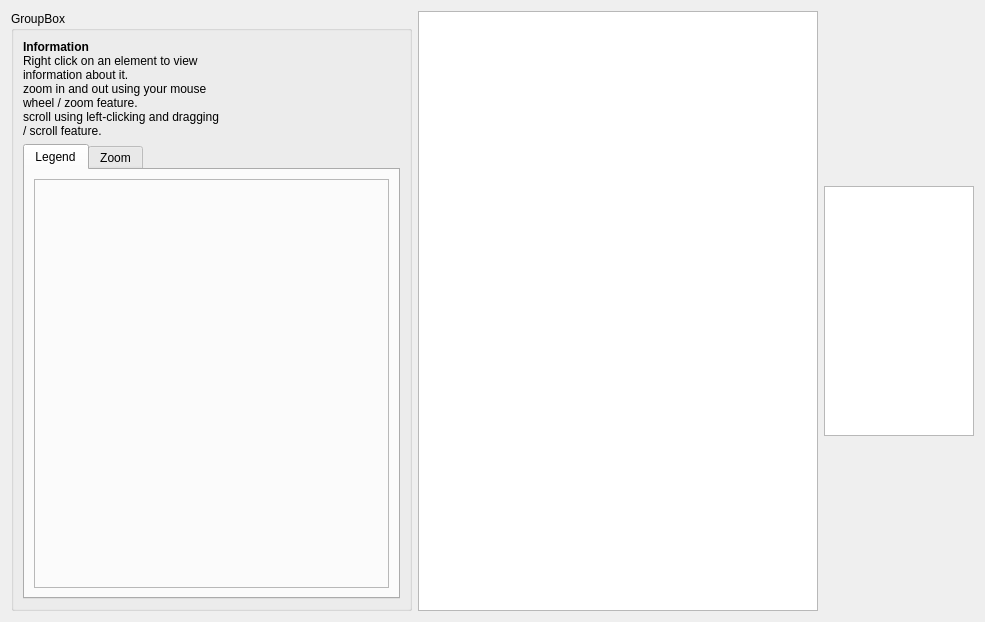
<ui version="4.0" >
 <class>isotopeWidget</class>
 <widget class="QWidget" name="isotopeWidget" >
  <property name="geometry" >
   <rect>
    <x>0</x>
    <y>0</y>
    <width>985</width>
    <height>622</height>
   </rect>
  </property>
  <layout class="QGridLayout" name="gridLayout" >
   <item row="0" column="0" >
    <widget class="QGroupBox" name="groupBox" >
     <property name="title" >
      <string>GroupBox</string>
     </property>
     <layout class="QVBoxLayout" name="verticalLayout" >
      <item>
       <widget class="QLabel" name="label" >
        <property name="sizePolicy" >
         <sizepolicy vsizetype="Preferred" hsizetype="Minimum" >
          <horstretch>0</horstretch>
          <verstretch>0</verstretch>
         </sizepolicy>
        </property>
        <property name="maximumSize" >
         <size>
          <width>200</width>
          <height>16777215</height>
         </size>
        </property>
        <property name="text" >
         <string>&lt;!DOCTYPE HTML PUBLIC "-//W3C//DTD HTML 4.0//EN" "http://www.w3.org/TR/REC-html40/strict.dtd">
&lt;html>&lt;head>&lt;meta name="qrichtext" content="1" />&lt;style type="text/css">
p, li { white-space: pre-wrap; }
&lt;/style>&lt;/head>&lt;body style=" font-family:'DejaVu Sans'; font-size:9pt; font-weight:400; font-style:normal;">
&lt;p style=" margin-top:0px; margin-bottom:0px; margin-left:0px; margin-right:0px; -qt-block-indent:0; text-indent:0px;">&lt;span style=" font-weight:600;">Information&lt;/span>&lt;/p>
&lt;p style=" margin-top:0px; margin-bottom:0px; margin-left:0px; margin-right:0px; -qt-block-indent:0; text-indent:0px; font-weight:600;">&lt;span style=" font-weight:400;">Right click on an element to view information about it.&lt;/span>&lt;/p>
&lt;p style=" margin-top:0px; margin-bottom:0px; margin-left:0px; margin-right:0px; -qt-block-indent:0; text-indent:0px;">zoom in and out using your mouse wheel / zoom feature.&lt;/p>
&lt;p style=" margin-top:0px; margin-bottom:0px; margin-left:0px; margin-right:0px; -qt-block-indent:0; text-indent:0px;">scroll using left-clicking and dragging / scroll feature.&lt;/p>&lt;/body>&lt;/html></string>
        </property>
        <property name="textFormat" >
         <enum>Qt::RichText</enum>
        </property>
        <property name="alignment" >
         <set>Qt::AlignLeading|Qt::AlignLeft|Qt::AlignTop</set>
        </property>
        <property name="wordWrap" >
         <bool>true</bool>
        </property>
       </widget>
      </item>
      <item>
       <widget class="QTabWidget" name="tabs" >
        <property name="currentIndex" >
         <number>0</number>
        </property>
        <widget class="QWidget" name="legend" >
         <attribute name="title" >
          <string>Legend</string>
         </attribute>
         <layout class="QGridLayout" name="gridLayout_2" >
          <item row="0" column="0" colspan="2" >
           <widget class="QFrame" name="legendDisplay" >
            <property name="frameShape" >
             <enum>QFrame::StyledPanel</enum>
            </property>
            <property name="frameShadow" >
             <enum>QFrame::Raised</enum>
            </property>
           </widget>
          </item>
         </layout>
        </widget>
        <widget class="QWidget" name="Zoom" >
         <attribute name="title" >
          <string>Zoom</string>
         </attribute>
         <layout class="QVBoxLayout" name="verticalLayout_2" >
          <item>
           <widget class="QLabel" name="label_2" >
            <property name="text" >
             <string>Zoom IN / OUT</string>
            </property>
           </widget>
          </item>
          <item>
           <widget class="QSlider" name="Slider" >
            <property name="minimum" >
             <number>1</number>
            </property>
            <property name="maximum" >
             <number>20</number>
            </property>
            <property name="value" >
             <number>2</number>
            </property>
            <property name="orientation" >
             <enum>Qt::Horizontal</enum>
            </property>
           </widget>
          </item>
         </layout>
        </widget>
       </widget>
      </item>
     </layout>
    </widget>
   </item>
   <item row="0" column="1" >
    <widget class="IsotopeView" name="gv" >
     <property name="sizePolicy" >
      <sizepolicy vsizetype="Expanding" hsizetype="Expanding" >
       <horstretch>0</horstretch>
       <verstretch>0</verstretch>
      </sizepolicy>
     </property>
     <property name="dragMode" >
      <enum>QGraphicsView::ScrollHandDrag</enum>
     </property>
    </widget>
   </item>
   <item row="0" column="2" >
    <widget class="IsotopeGuideView" name="guide" >
     <property name="sizePolicy" >
      <sizepolicy vsizetype="Expanding" hsizetype="Minimum" >
       <horstretch>0</horstretch>
       <verstretch>0</verstretch>
      </sizepolicy>
     </property>
     <property name="maximumSize" >
      <size>
       <width>150</width>
       <height>250</height>
      </size>
     </property>
     <property name="verticalScrollBarPolicy" >
      <enum>Qt::ScrollBarAlwaysOff</enum>
     </property>
     <property name="horizontalScrollBarPolicy" >
      <enum>Qt::ScrollBarAlwaysOff</enum>
     </property>
    </widget>
   </item>
  </layout>
 </widget>
 <customwidgets>
  <customwidget>
   <class>IsotopeView</class>
   <extends>QGraphicsView</extends>
   <header location="global" >nuclideboardview.h</header>
  </customwidget>
  <customwidget>
   <class>IsotopeGuideView</class>
   <extends>QGraphicsView</extends>
   <header>nuclideboardguideview.h</header>
  </customwidget>
 </customwidgets>
 <resources/>
 <connections/>
</ui>
